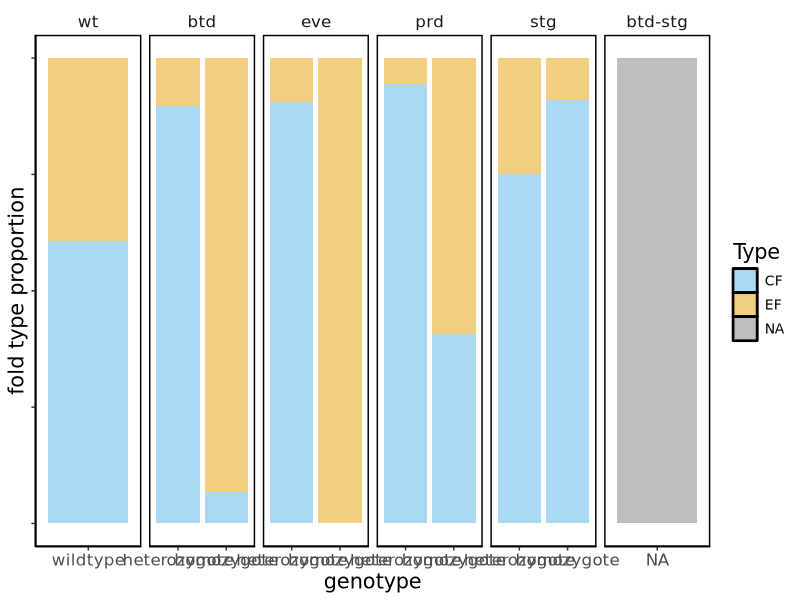
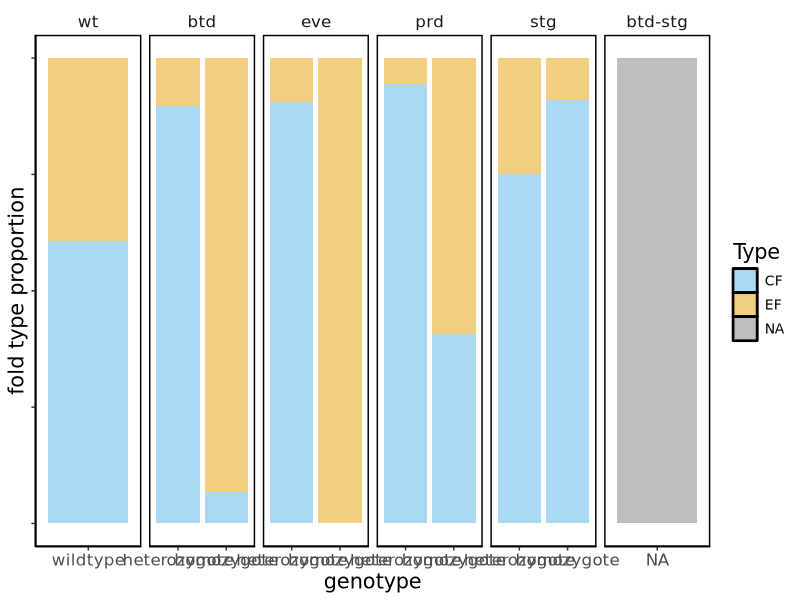
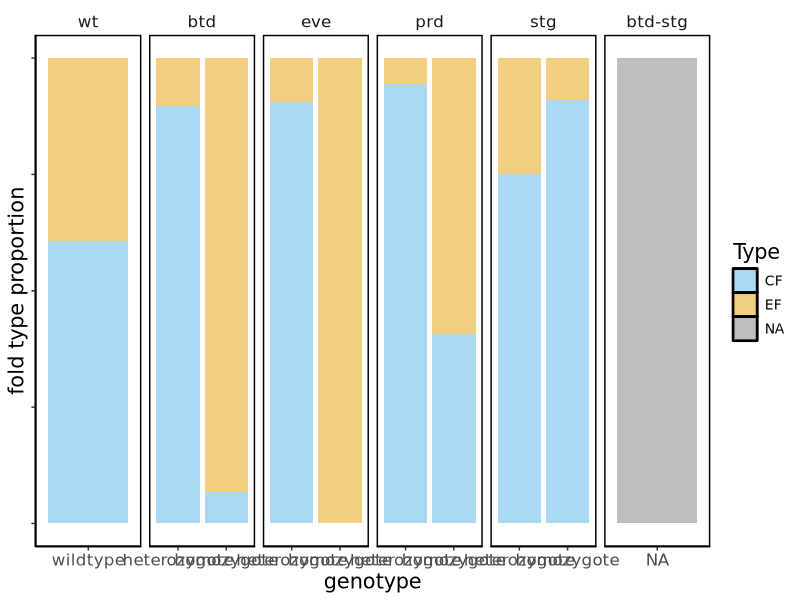

These figures' R source, in order: (Note: this script raises an error after producing the figures.)
## ---- chunk 1
knitr::opts_chunk$set(echo = TRUE, tidy = TRUE, cache = FALSE)
knitr::opts_knit$set(root.dir = "~/Dropbox/Projects/Cephalic_furrow/7-Manuscript/1-analyses/fold-stats")
library(ggplot2)
## ---- chunk 2
# Load sample info and merge with results
area_results <- read.delim("../folded-area/combined_results.csv", sep = ",")
depth_results <- read.delim("../fold-depth/combined_results.csv", sep = ",")

# Remove discarded folds marked as FALSE in area dataset
area_results <- area_results[area_results$Discard == FALSE, ]

# Subset only relevant columns and merge
fold_cols <- c("Embryo", "Stock", "Genotype", "View", "Side", "Fold", "Position", "Type")
area_results <- area_results[, fold_cols]
depth_results <- depth_results[, fold_cols]
folds <- rbind(area_results, depth_results)

# Transform data frame to order the stock for plotting
folds$Stock <- factor(folds$Stock, levels = c("wt", "btd", "eve", "prd", "stg", "btd-stg"))
folds$Genotype <- factor(folds$Genotype, levels = c("wildtype", "heterozygote", "homozygote", "double heterozygote", "btd homozygote", "stg homozygote", "double homozygote"))
folds$Type <- factor(folds$Type, levels = c("CF", "EF"))
folds$Position <- factor(folds$Position, levels = c("ant", "mid", "post"))


folds <- folds[order(folds$Stock, folds$Genotype, folds$Position, folds$Type),]
rownames(folds) <- 1:nrow(folds)

# Save data frame to file
write.csv(folds, file = "folds.csv", row.names = FALSE)
## ---- chunk 3

stats <- data.frame()

for (stock in unique(folds$Stock)) {
  
  print(stock)
  
  # Define data frame for stock
  df_stock <- folds[folds$Stock == stock, ]
  
  # Total embryos per stock
  n_stock <- length(unique(df_stock$Embryo))
  
  # Define stock's genotypes
  genotypes <- unique(df_stock$Genotype)
  
  for (genotype in genotypes) {
    
    print(genotype)
    
    # Define data frame for genotype
    df_genotype <- df_stock[df_stock$Genotype == genotype, ]
    
    # Total embryos per genotype
    n_genotype <- length(unique(df_genotype$Embryo))
    
    # Percentage embryos per genotype
    pct_genotype <- round((n_genotype / n_stock) * 100, digits = 1)
    
    # Total embryos with a fold
    n_with_fold <- length(unique(df_genotype[df_genotype$Fold == TRUE, ]$Embryo))
    
    # Percentage embryos with a fold
    pct_with_fold <- round((n_with_fold / n_genotype) * 100, digits = 1)
    
    # Define foldtypes for true folds
    foldtypes <- unique(df_genotype[df_genotype$Fold == TRUE, ]$Type)
    
    for (foldtype in foldtypes) {
      
      print(foldtype)
      
      # Define data frame for foldtype
      df_foldtype <- df_genotype[df_genotype$Type == foldtype & df_genotype$Fold == TRUE, ]
      
      # Total embryos per foldtype
      n_foldtype <- length(unique(df_foldtype$Embryo))
      
      # Percentage embryos per foldtype
      pct_foldtype <- round((n_foldtype / n_genotype) * 100, digits = 1)
      
      # Define positions for folds
      positions <- unique(df_foldtype$Position)
      
      for (position in positions) {
        
        print(position)
        
        # Define data frame for fold position
        df_position <- df_foldtype[df_foldtype$Position == position, ]
        
        # Total embryos per position
        n_position <- length(unique(df_position$Embryo))
        
        # Percentage embryos per position
        pct_position <- round((n_position / n_foldtype) * 100, digits = 1)
        
        # Create rows for output data frame
        row <- c(
          stock = stock,
          n_stock = n_stock,
          genotype = genotype,
          n_genotype = n_genotype,
          pct_genotype = pct_genotype,
          n_with_fold = n_with_fold,
          pct_with_fold = pct_with_fold,
          foldtype = foldtype,
          n_foldtype = n_foldtype,
          pct_foldtype = pct_foldtype,
          position = position,
          n_position = n_position,
          pct_position = pct_position
          )
        
        # Bind rows to stats data frame
        stats <- rbind(stats, as.data.frame(t(row)))
        
      }
    }
  }
}

# Transform data frame to order the stock for plotting
stats$stock <- factor(stats$stock, levels = c("wt", "btd", "eve", "prd", "stg", "btd-stg"))
stats$genotype <- factor(stats$genotype, levels = c("wildtype", "heterozygote", "homozygote", "double heterozygote", "btd homozygote", "stg homozygote", "double homozygote"))
stats$foldtype <- factor(stats$foldtype, levels = c("CF", "EF"))
stats$position <- factor(stats$position, levels = c("ant", "mid", "post"))

# Order
stats <- stats[order(stats$stock, stats$genotype, stats$foldtype, stats$position),]
rownames(stats) <- 1:nrow(stats)

# Save stats data frame to file
write.csv(stats, file = "stats.csv", row.names = FALSE)
stats
## ---- chunk 4

ggplot(folds, aes(Genotype, fill = Type)) +
  geom_bar(alpha = 0.5, position = position_fill(reverse = TRUE), stat = "count") +
  labs(x = "genotype", y = "fold type proportion") +
  #geom_bar(position = position_stack(reverse = TRUE), stat = "count") +
  #labs(x = "genotype", y = "folds by type") +
  facet_grid(cols = vars(Stock), scales = "free") +
  scale_fill_manual(values=c("#56b4e9", "#e69f03")) +
  scale_color_manual(values=c("#56b4e9", "#e69f03")) +
  theme_classic(base_family = "DejaVu Sans") +
  theme(text = element_text(size = 15),
        legend.title = element_text(size = 15),
        legend.text = element_text(size = 10),
        axis.text.y=element_blank(),
        strip.background = element_blank(),
        panel.background = element_rect(colour = "black", linewidth = 1)
        )


ggsave("2-plots/datalong-bar-pct_event-vs-condition.png", width = 10, height = 4)
ggsave("2-plots/datalong-bar-pct_event-vs-condition.svg", width = 10, height = 4)

## ---- chunk 5

ggplot(folds, aes(Type)) +
  geom_histogram()

# Plot stocks separately
ggplot(folds, aes(Genotype, Length, fill = Genotype, shape = Type)) +
  geom_boxplot(aes(color = Genotype), show.legend = FALSE, alpha = 0.5, outlier.shape = NA, width = 0.7, position = position_dodge(width = 1.0)) +
  geom_point(alpha = 0.8, size = 3, show.legend = FALSE, position = position_beeswarm(priority = "descending", dodge.width = 1.0, cex = 4)) +
  labs(x = "mutants", y = "depth") +
  facet_wrap(~Stock, strip.position = "top") +
  scale_fill_manual(values=c("#56b4e9", "#e69f03")) +
  scale_color_manual(values=c("#56b4e9", "#e69f03")) +
  theme_classic(base_family = "DejaVu Sans") +
  theme(text =  element_text(size = 30),
        strip.background = element_blank(),
        strip.placement = "outside",
        strip.text.x = element_text(face = "italic"),
        panel.background = element_rect(colour = "black", linewidth = 1))
ggsave("3-plots/depth_facet.png", width = 12, height = 6)
ggsave("3-plots/depth_facet.svg", width = 12, height = 6)

## ---- chunk 6
ggplot(folds, aes(Type, fill = Genotype)) +
  geom_histogram(stat = "count") +
  scale_fill_manual(values=c("#cc79a7", "#56b4e9", "#e69f03")) +
  scale_color_manual(values=c("#cc79a7", "#56b4e9", "#e69f03")) +
  facet_grid(cols = vars(Stock), scales = "free_y") +
  theme_classic() +
  theme(text = element_text(size = 35),
        strip.background = element_blank(),
        panel.background = element_rect(colour = "black", size=1)
        )
ggsave("folds-average.png", width = 20, height = 7)
ggsave("folds-average.svg", width = 20, height = 7)
